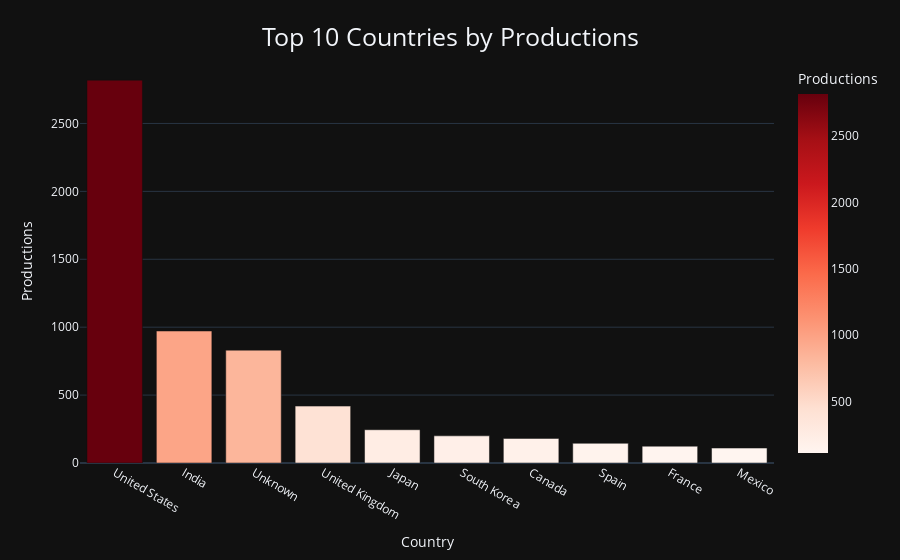

Notebook source saved alongside this figure:
### Code cell
country_count = df['country'].value_counts()
df_country = pd.DataFrame({'Country': country_count.index, 'Count': country_count.values})

fig = px.bar(df_country.head(10), x='Country', y='Count',
            labels = {'Country' : 'Country', 'Count' : 'Productions'},
            color='Count', color_continuous_scale='Reds',
            template='plotly_dark')

fig.update_layout(
    title={
        'text': "Top 10 Countries by Productions",
        'y': 0.95,
        'x': 0.5,
        'xanchor': 'center',
        'yanchor': 'top',
        'font': {
            'size': 25
        }
    }
)

fig.show()

### Figure 1 — Plotly figure (JSON) as saved in the notebook; plotly's stock layout.template omitted (floating-point values rounded to 4 significant figures)
{"data": [{"alignmentgroup": "True", "hovertemplate": "Country=%{x}<br>Productions=%{marker.color}<extra></extra>", "legendgroup": "", "marker": {"color": [2819, 972, 831, 419, 245, 200, 181, 145, 124, 110], "coloraxis": "coloraxis", "pattern": {"shape": ""}}, "name": "", "offsetgroup": "", "orientation": "v", "showlegend": false, "textposition": "auto", "type": "bar", "x": ["United States", "India", "Unknown", "United Kingdom", "Japan", "South Korea", "Canada", "Spain", "France", "Mexico"], "xaxis": "x", "y": [2819, 972, 831, 419, 245, 200, 181, 145, 124, 110], "yaxis": "y"}], "layout": {"barmode": "relative", "coloraxis": {"colorbar": {"title": {"text": "Productions"}}, "colorscale": [[0, "rgb(255,245,240)"], [0.125, "rgb(254,224,210)"], [0.25, "rgb(252,187,161)"], [0.375, "rgb(252,146,114)"], [0.5, "rgb(251,106,74)"], [0.625, "rgb(239,59,44)"], [0.75, "rgb(203,24,29)"], [0.875, "rgb(165,15,21)"], [1, "rgb(103,0,13)"]]}, "legend": {"tracegroupgap": 0}, "margin": {"t": 60}, "title": {"font": {"size": 25}, "text": "Top 10 Countries by Productions", "x": 0.5, "xanchor": "center", "y": 0.95, "yanchor": "top"}, "xaxis": {"anchor": "y", "domain": [0, 1], "title": {"text": "Country"}}, "yaxis": {"anchor": "x", "domain": [0, 1], "title": {"text": "Productions"}}}}
